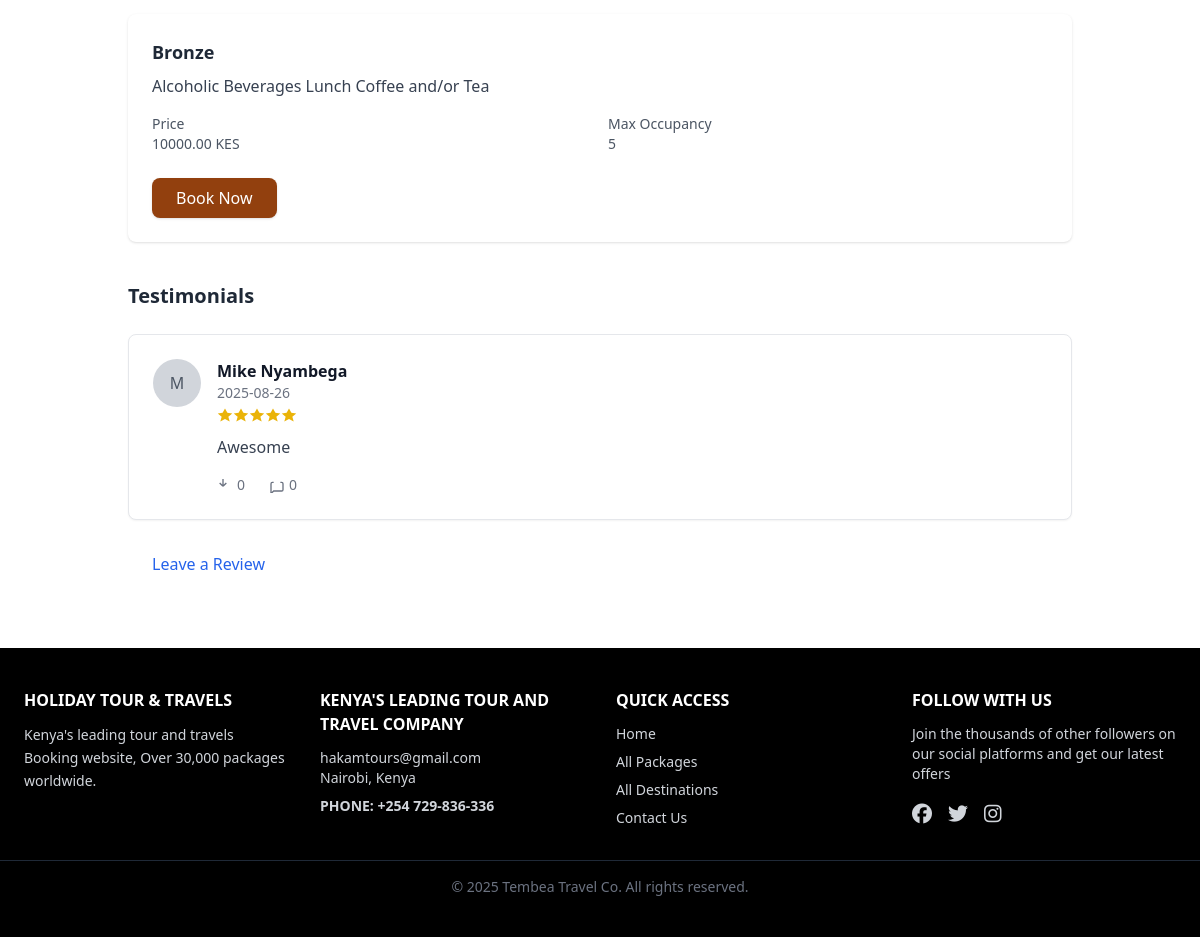
The app's page /trips/walking-tour-through-old-town-mombasa-and-fort-jes/ (lower part), older data.
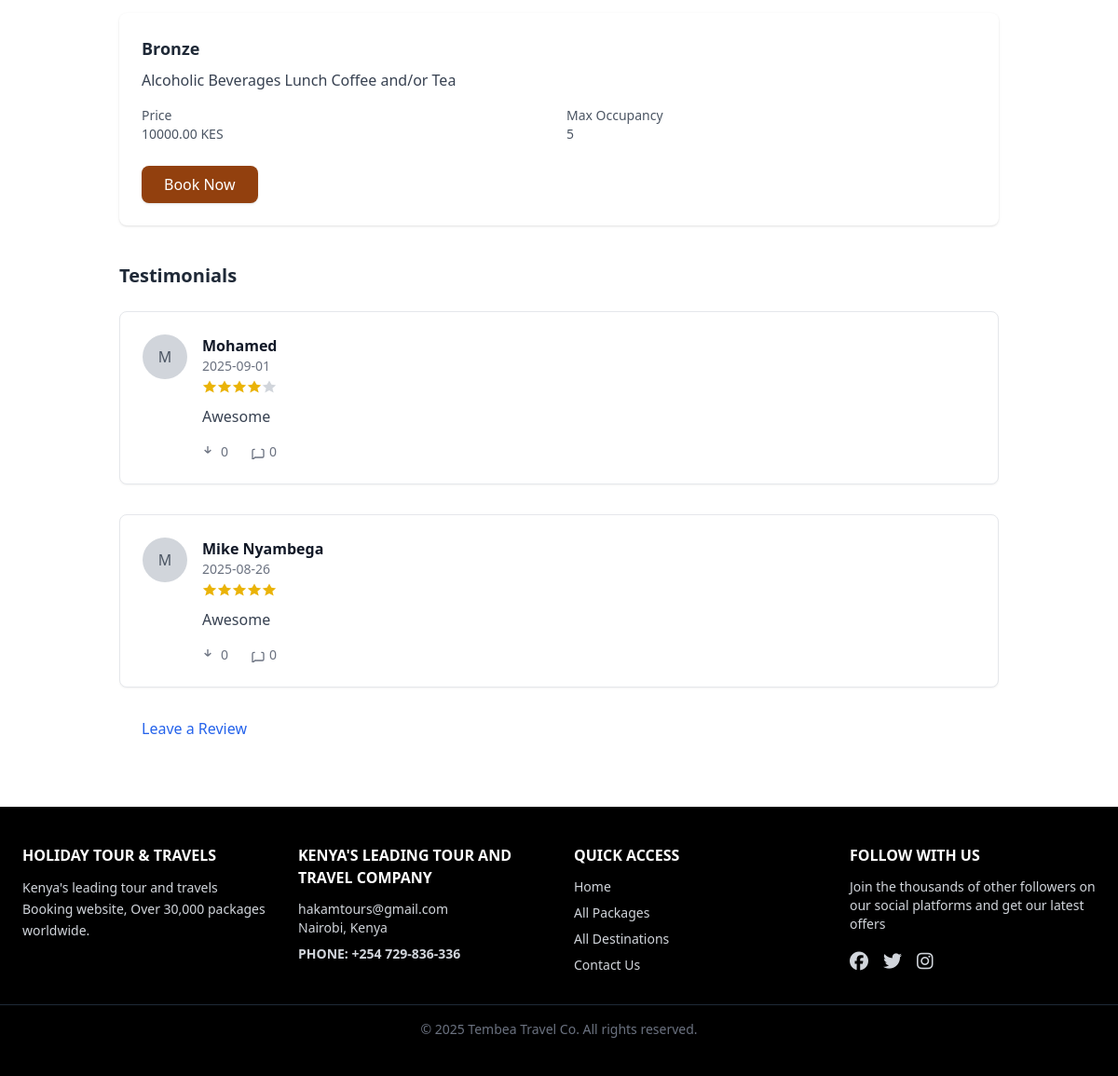
The same page, newer data.
### trips/models.py (models this page shows, shortened)
class Package(models.Model):
    trip = models.ForeignKey(Trip, on_delete=models.CASCADE, related_name="packages")
    name = models.CharField(max_length=100)
    description = models.TextField(blank=True)
    price = models.DecimalField(max_digits=10, decimal_places=2)
    max_people = models.PositiveIntegerField(default=1)
    included = models.TextField(
        blank=True,
        help_text="Enter one item per line for things included in this package"
    )
    excluded = models.TextField(
        blank=True,
        help_text="Enter one item per line for things NOT included in this package"
    )
    def get_included_list(self):
        return [item.strip() for item in self.included.splitlines() if item.strip()]
    def get_excluded_list(self):
        return [item.strip() for item in self.excluded.splitlines() if item.strip()]

### testimonials/models.py (models this page shows, shortened)
class Testimonial(models.Model):
    trip = models.ForeignKey(Trip, on_delete=models.CASCADE, related_name="testimonials")
    name = models.CharField(max_length=200)  # visitor’s name
    rating = models.PositiveSmallIntegerField(default=5)  # 1–5 stars
    comment = models.TextField()
    created_at = models.DateTimeField(auto_now_add=True)
    class Meta:
        ordering = ["-created_at"]

### trips/views.py (the view)
# urls.py: path("<slug:slug>/", TripDetailView.as_view(), name="trip_detail"),  # keep slug last
class TripDetailView(DetailView):
    model = Trip
    template_name = "trips/trip_detail.html"
    slug_field = "slug"
    slug_url_kwarg = "slug"
    def get_context_data(self, **kwargs):
        ctx = super().get_context_data(**kwargs)
        trip = self.object
        ctx["packages"] = trip.packages.all()
        ctx["images"] = trip.images.all()  # 👈 New: all gallery photos
        ctx["testimonials"] = (
            getattr(trip, "testimonials", []).all()
            if hasattr(trip, "testimonials")
            else []
        )
        return ctx

### templates/trips/trip_detail.html (shortened to what this page needs)
{% extends "base.html" %}
{% block content %}
<div class="max-w-5xl mx-auto px-4 py-8">
 <div>
  {% for pkg in packages %}
    <div id="pkg{{ pkg.id }}" class="tab-content hidden bg-white p-6 rounded-lg shadow mb-6">
      <h3 class="text-lg font-semibold mb-2">{{ pkg.name }}</h3>
      <p class="text-gray-700 mb-4">{{ pkg.description }}</p>
      <div class="grid grid-cols-2 gap-4 text-sm text-gray-600 mb-6">
        <div>
          <p class="font-medium">Price</p>
          <p>{{ pkg.price }} KES</p>
        </div>
        <div>
          <p class="font-medium">Max Occupancy</p>
          <p>{{ pkg.max_people }}</p>
        </div>
      </div>
      <div class="mt-6">
        <a href="{% url 'bookings:create' trip_slug=trip.slug package_id=pkg.id %}"
           class="inline-block px-6 py-2 bg-amber-800 text-white rounded-lg shadow hover:bg-blue-700">
          Book Now
        </a>
      </div>
    </div>
  {% endfor %}
</div>
  <h2 class="text-xl font-bold mt-10 mb-6">Testimonials</h2>
  <div class="space-y-8">
    {% for t in testimonials %}
      <article class="bg-white rounded-lg p-6 shadow-sm border">
        <div class="flex items-start space-x-4">
          {% if t.avatar %}
            <img src="{{ t.avatar.url }}" alt="{{ t.name }}" class="w-12 h-12 rounded-full object-cover">
          {% else %}
            <div class="w-12 h-12 rounded-full bg-gray-300 flex items-center justify-center text-gray-600">
              {{ t.name|slice:":1" }}
            </div>
          {% endif %}
          <div class="flex-1">
            <div class="flex items-center justify-between">
              <div>
                <p class="font-semibold text-gray-900">{{ t.name }}</p>
                <p class="text-sm text-gray-500">{{ t.created_at|date:"Y-m-d" }}</p>
              </div>
            </div>
            <div class="flex items-center mt-1">
              {% for i in "12345" %}
                {% if forloop.counter <= t.rating %}
                  <svg class="w-4 h-4 text-yellow-500" fill="currentColor" viewBox="0 0 20 20"><path d="M10 15l-5.878 3.09L5.82 12.18.944 8.09l6.08-.89L10 2l2.976 5.2 6.08.89-4.876 4.09 1.698 5.91z"/></svg>
                {% else %}
                  <svg class="w-4 h-4 text-gray-300" fill="currentColor" viewBox="0 0 20 20"><path d="M10 15l-5.878 3.09L5.82 12.18.944 8.09l6.08-.89L10 2l2.976 5.2 6.08.89-4.876 4.09 1.698 5.91z"/></svg>
                {% endif %}
              {% endfor %}
            </div>
            <p class="mt-3 text-gray-700">{{ t.comment }}</p>
            <div class="flex items-center space-x-6 mt-4 text-sm text-gray-500">
              <span class="flex items-center space-x-1">
                <svg class="w-4 h-4" fill="none" stroke="currentColor" stroke-width="2" viewBox="0 0 24 24">
                  <path d="M14 9l-5 5m0 0l-5-5m5 5V3"></path>
                </svg>
                <span>{{ t.likes|default:"0" }}</span>
              </span>
              <span class="flex items-center space-x-1">
                <svg class="w-4 h-4" fill="none" stroke="currentColor" stroke-width="2" viewBox="0 0 24 24">
                  <path d="M17 8h2a2 2 0 012 2v9a2 2 0 01-2 2H7l-4 4V10a2 2 0 012-2h2"></path>
                </svg>
                <span>{{ t.replies|default:"0" }}</span>
              </span>
            </div>
          </div>
        </div>
      </article>
    {% empty %}
      <p class="text-gray-600">No testimonials yet.</p>
    {% endfor %}
  </div>
  <div class="mt-6">
    <a href="{% url 'testimonials:create' trip_slug=trip.slug %}"
       class="inline-block px-6 py-2 text-blue-600 font-medium hover:underline">
      Leave a Review
    </a>
  </div>
</div>
{% endblock %}

Row changes from the older to the newer data that the page shows:
added Testimonial: name "M", name "Mohamed", created_at "2025-09-01", rating 4 (drawn), comment "Awesome", likes "0", replies "0"
